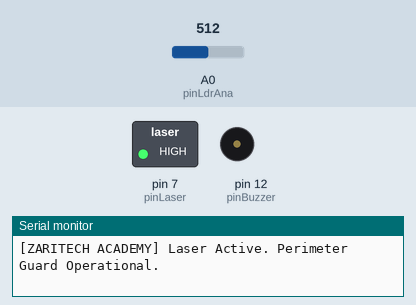
Recording of a sketch running on a simulated Arduino Uno, built with avr-gcc and run on an emulated ATmega328P. Parts: switched loads named in the sketch (green lamp = pin HIGH), buzzer (waves = sounding, pin HIGH), the last lines printed to the serial monitor. Inputs (shaded band) come from the test bench; at power-on: A0 (pinLdrAna) = 512.

Above: at 1.2 s.
1.3 s: A0 (pinLdrAna) set to 408
2.8 s: A0 (pinLdrAna) set to 392
At 4.0 s:
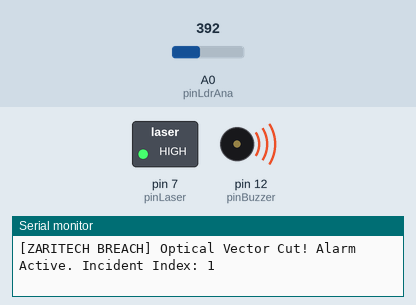
4.3 s: A0 (pinLdrAna) set to 410
At 4.8 s:
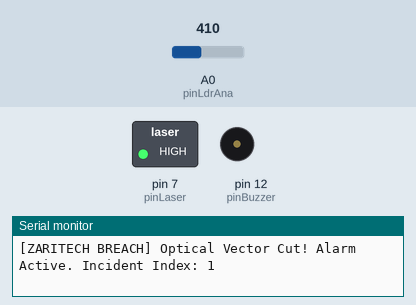
5.8 s: A0 (pinLdrAna) set to 390
At 6.9 s:
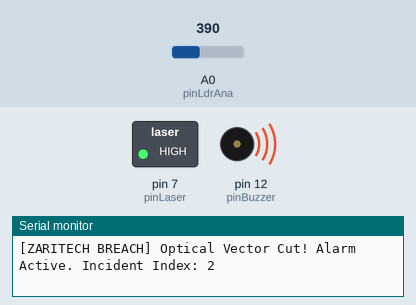
Timing chart, 0 to 8.3 s (numbered marks = the images above; inputs shaded):
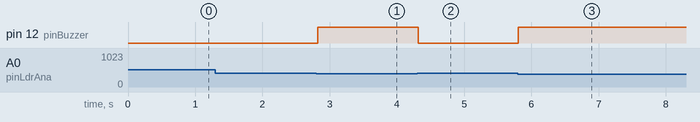

The sketch:

zaritech_laser_defense.ino
```cpp
// (licence header left out)
// Hardware Input/Output Pin Allocations
const int pinLaser  = 7;  // Signal control line to fire the laser module
const int pinLdrAna = A0; // Analog input node scanning the voltage divider
const int pinBuzzer = 12; // Output node driving the acoustic warning module

// Calibrated Optical Threshold Parameters
int calibratedThresholdValue = 400; // Calibrated boundary point for laser alignment
unsigned long totalBreachCount = 0;
bool isSystemBreached = false;

void setup() {
  // Initialize Corporate Logging Diagnostics Pipeline
  Serial.begin(9600);
  Serial.println("[ZARITECH ACADEMY] Initializing Optical Security Substrate...");

  // Register Interface Operational Boundaries
  pinMode(pinLaser, OUTPUT);
  pinMode(pinBuzzer, OUTPUT);
  pinMode(pinLdrAna, INPUT);

  // Fire up the optical emitter network
  digitalWrite(pinLaser, HIGH);
  digitalWrite(pinBuzzer, LOW);

  Serial.println("[ZARITECH ACADEMY] Laser Active. Perimeter Guard Operational.");
}

void loop() {
  // Scan Current Photonic Voltage String (LDR Reference)
  int rawLuxValue = analogRead(pinLdrAna);

  // Process Boundary Evaluation (Laser Beam Disruption Trace)
  // If raw value drops significantly below threshold, it indicates an obstruction
  if (rawLuxValue < calibratedThresholdValue) {
    digitalWrite(pinBuzzer, HIGH); // Fire high-resonance warning tone

    if (!isSystemBreached) {
      totalBreachCount++;
      isSystemBreached = true;
      Serial.print("[ZARITECH BREACH] Optical Vector Cut! Alarm Active. Incident Index: ");
      Serial.println(totalBreachCount);
    }
  } else {
    digitalWrite(pinBuzzer, LOW); // Safe baseline restored
    isSystemBreached = false;
  }

  delay(20); // Yield to guarantee micro-controller loop stability
}
```

Measured:
- the behaviour switches between 400 and 399 on A0 (pinLdrAna) (found by bisection; images 0 and 1)
- after the input at 1.3 s, every drawn part: stays the same
- after the input at 2.8 s, pin 12 (pinBuzzer): LOW → HIGH at once
- after the input at 4.3 s, pin 12 (pinBuzzer): HIGH → LOW at once
- after the input at 5.8 s, pin 12 (pinBuzzer): LOW → HIGH at once
